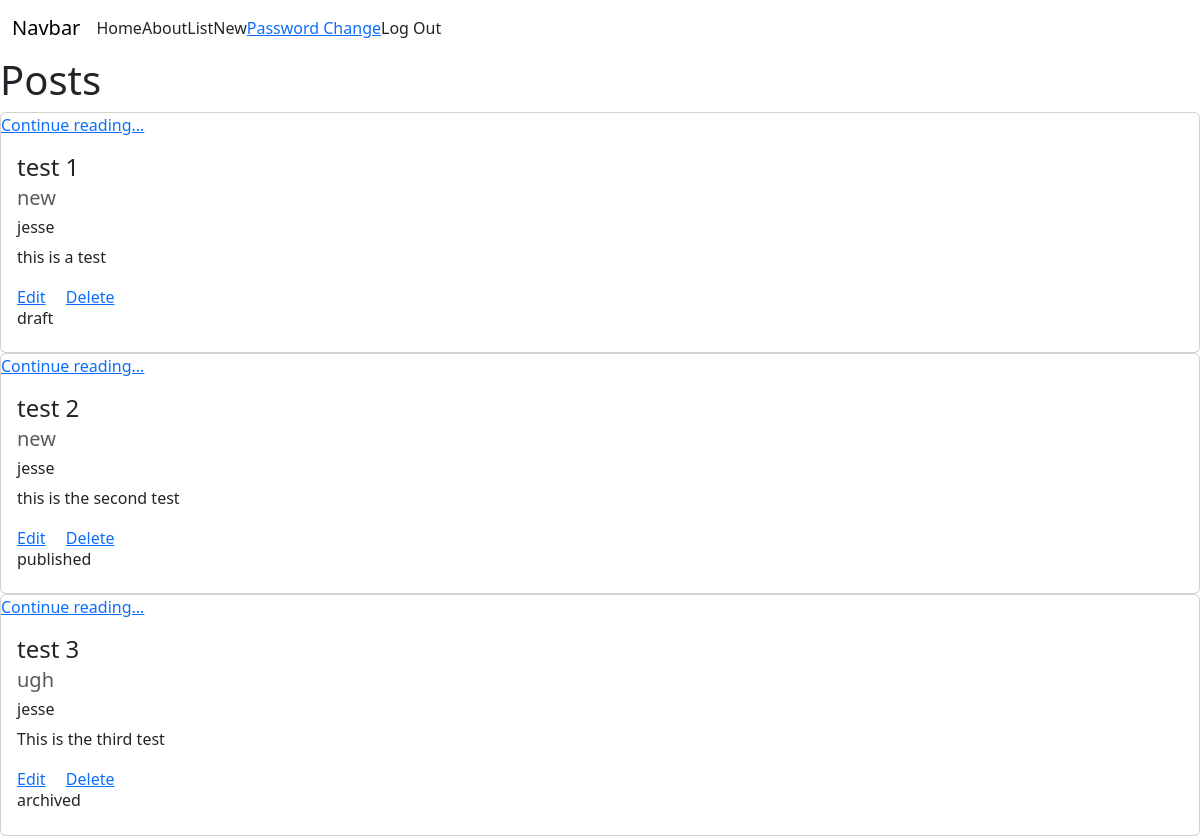
The page /posts/ (signed in) on the database its author committed.
### posts/models.py (models this page shows, shortened)
class Post(models.Model):
    title = models.CharField(max_length=128)
    subtitle= models.CharField(max_length=256)
    body = models.TextField()
    author = models.ForeignKey(
        get_user_model(),
        on_delete=models.CASCADE
    )
    create_on = models.DateTimeField(auto_now_add=True)
    status = models.ForeignKey(
        Status,
        on_delete=models.CASCADE
    )

class Status(models.Model):
    name = models.CharField(max_length=128)
    description = models.CharField(max_length=256)
    def __str__(self):
        return self.name

### posts/views.py (the view)
# urls.py: path("", views.PostListView.as_view(), name="list"),
class PostListView(ListView):
    template_name = "posts/list.html"
    model = Post

### templates/posts/list.html (shortened to what this page needs)
{% extends 'base.html' %}
{% block content %}
<h1>Posts</h1>
{% for post in post_list %}
<div class="card">
        <a href="{% url 'detail' post.id %}" class="card-link">Continue reading...</a>
        <div class="card-body">
            <h4 class="card-title">{{ post.title }}</h4>
            <h5 class="card-subtitle mb-2 text-body-secondary">{{ post.subtitle }}</h5>
            <h6 class="mb-2">{{ post.author }}</h6>
            <p class="card-text">{{ post.body|truncatechars:128 }}</p>
            {% if user.is_authenticated %}
                {% if post.author == user %}
                <a href="{% url 'edit' post.id %}" class="card-link">Edit</a>
                <a href="{% url 'delete' post.id %}" class="card-link">Delete</a>
                <h6 class="mb-2">{{ post.status }}</h6>
                {% endif %}
            {% endif %}
        </div>
    </div>
{% endfor %}
{% endblock content %}

### templates/base.html (shortened to what this page needs)
{% load static %}
<!DOCTYPE html>
<html lang="en">
<head>
    <link href="https://cdn.jsdelivr.net/npm/bootstrap@5.3.3/dist/css/bootstrap.min.css"
    rel="stylesheet"
>
    <link rel="stylesheet" href="{% static 'css/base.css' %}">
</head>
<body>
    <nav class="navbar navbar-expand-lg">
        <div class="container-fluid">
            <a class="navbar-brand" href="#">Navbar</a>
            <div class="collapse navbar-collapse" id="navbarNav">
                <a class="nav-link" href="{% url 'home' %}">Home</a>
                <a class="nav-link" href="{% url 'about' %}">About</a>
                <a class="nav-link" href="{% url 'list' %}">List</a>
                {% if user.is_authenticated %}
                <a class="nav-link" href="{% url 'new' %}">New</a>
                <a href="{% url 'password_change' %}">Password Change</a>
                <form method="POST" action="{% url 'logout' %}">
                    <input type="submit" class="nav-link" value="Log Out">
                </form>
            {% else %}
                <a class="nav-link" href="{% url 'signup' %}">Sign Up</a>
                <a class="nav-link" href="{% url 'login' %}">Log In</a>
            {% endif %}
            </div>
        </div>
    </nav>
    {% block content %}{% endblock content %}
</body>
</html>

### rows shown on the page
Post: title "test 1", subtitle "new", author "jesse", body "this is a test", status "draft"
Post: title "test 2", subtitle "new", author "jesse", body "this is the second test", status "published"
Post: title "test 3", subtitle "ugh", author "jesse", body "This is the third test", status "archived"
